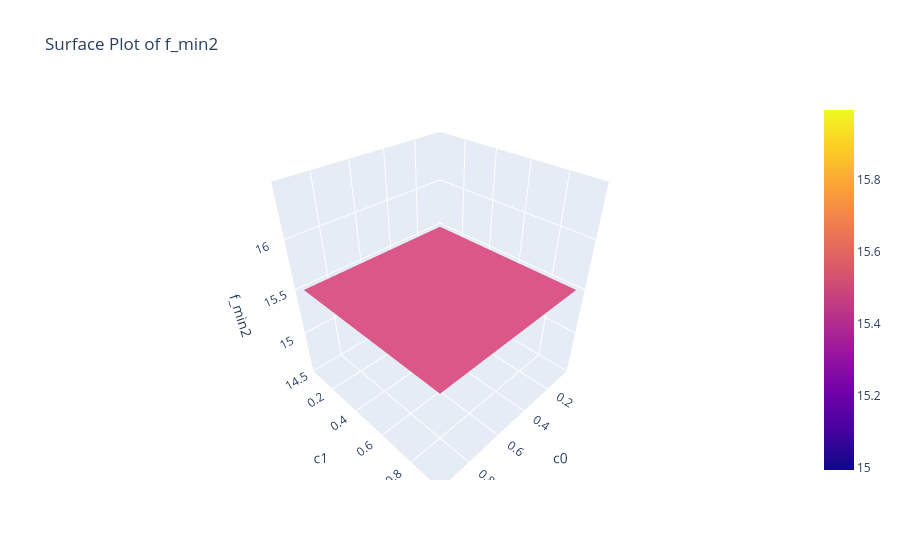

The cell this chart's notebook holds for it:
### Code cell
fig = go.Figure(data=[go.Surface(z=Z, x=x_values2, y=x_values2)])

# Add labels and title
fig.update_layout(
    title="Surface Plot of f_min2",
    scene=dict(
        xaxis_title="c0", yaxis_title="c1", zaxis_title="f_min2",
    ),
)
fig.show()

### Figure 1 — Plotly figure (JSON) as saved in the notebook; plotly's stock layout.template omitted (floating-point values rounded to 4 significant figures)
{"data": [{"type": "surface", "x": [0.05, 0.15, 0.25, 0.35, 0.45, 0.55, 0.65, 0.75, 0.85, 0.95], "y": [0.05, 0.15, 0.25, 0.35, 0.45, 0.55, 0.65, 0.75, 0.85, 0.95], "z": [[15.49, 15.49, 15.49, 15.49, 15.49, 15.49, 15.49, 15.49, 15.49, 15.49], [15.49, 15.49, 15.49, 15.49, 15.49, 15.49, 15.49, 15.49, 15.49, 15.49], [15.49, 15.49, 15.49, 15.49, 15.49, 15.49, 15.49, 15.49, 15.49, 15.49], [15.49, 15.49, 15.49, 15.49, 15.49, 15.49, 15.49, 15.49, 15.49, 15.49], [15.49, 15.49, 15.49, 15.49, 15.49, 15.49, 15.49, 15.49, 15.49, 15.49], [15.49, 15.49, 15.49, 15.49, 15.49, 15.49, 15.49, 15.49, 15.49, 15.49], [15.49, 15.49, 15.49, 15.49, 15.49, 15.49, 15.49, 15.49, 15.49, 15.49], [15.49, 15.49, 15.49, 15.49, 15.49, 15.49, 15.49, 15.49, 15.49, 15.49], [15.49, 15.49, 15.49, 15.49, 15.49, 15.49, 15.49, 15.49, 15.49, 15.49], [15.49, 15.49, 15.49, 15.49, 15.49, 15.49, 15.49, 15.49, 15.49, 15.49]]}], "layout": {"scene": {"xaxis": {"title": {"text": "c0"}}, "yaxis": {"title": {"text": "c1"}}, "zaxis": {"title": {"text": "f_min2"}}}, "title": {"text": "Surface Plot of f_min2"}}}
